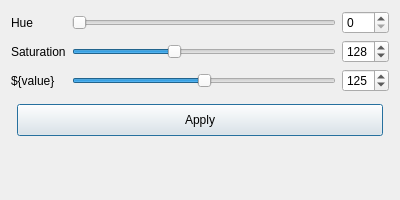
<?xml version="1.0" encoding="UTF-8"?>
<ui version="4.0">
 <class>ColorWindow</class>
 <widget class="QDialog" name="ColorWindow">
  <property name="geometry">
   <rect>
    <x>0</x>
    <y>0</y>
    <width>400</width>
    <height>200</height>
   </rect>
  </property>
  <property name="windowTitle">
   <string>Color Window</string>
  </property>
  <layout class="QVBoxLayout" name="verticalLayout_2">
   <item>
    <layout class="QVBoxLayout" name="verticalLayout">
     <item>
      <layout class="QGridLayout" name="gridLayout">
       <item row="1" column="0">
        <widget class="QLabel" name="ll_hue">
         <property name="text">
          <string>Hue</string>
         </property>
        </widget>
       </item>
       <item row="2" column="1">
        <widget class="QSlider" name="sld_saturation">
         <property name="minimum">
          <number>50</number>
         </property>
         <property name="maximum">
          <number>255</number>
         </property>
         <property name="singleStep">
          <number>10</number>
         </property>
         <property name="pageStep">
          <number>20</number>
         </property>
         <property name="value">
          <number>128</number>
         </property>
         <property name="orientation">
          <enum>Qt::Horizontal</enum>
         </property>
        </widget>
       </item>
       <item row="1" column="1">
        <widget class="QSlider" name="sld_hue">
         <property name="maximum">
          <number>360</number>
         </property>
         <property name="singleStep">
          <number>10</number>
         </property>
         <property name="pageStep">
          <number>20</number>
         </property>
         <property name="orientation">
          <enum>Qt::Horizontal</enum>
         </property>
        </widget>
       </item>
       <item row="2" column="0">
        <widget class="QLabel" name="ll_saturation">
         <property name="text">
          <string>Saturation</string>
         </property>
        </widget>
       </item>
       <item row="3" column="0">
        <widget class="QLabel" name="ll_value_brightness">
         <property name="text">
          <string>${value}</string>
         </property>
        </widget>
       </item>
       <item row="3" column="1">
        <widget class="QSlider" name="sld_value_brightness">
         <property name="minimum">
          <number>50</number>
         </property>
         <property name="maximum">
          <number>200</number>
         </property>
         <property name="singleStep">
          <number>10</number>
         </property>
         <property name="pageStep">
          <number>20</number>
         </property>
         <property name="value">
          <number>125</number>
         </property>
         <property name="orientation">
          <enum>Qt::Horizontal</enum>
         </property>
        </widget>
       </item>
       <item row="1" column="2">
        <widget class="QSpinBox" name="sx_hue">
         <property name="maximum">
          <number>360</number>
         </property>
        </widget>
       </item>
       <item row="2" column="2">
        <widget class="QSpinBox" name="sx_saturation">
         <property name="minimum">
          <number>50</number>
         </property>
         <property name="maximum">
          <number>255</number>
         </property>
         <property name="value">
          <number>128</number>
         </property>
        </widget>
       </item>
       <item row="3" column="2">
        <widget class="QSpinBox" name="sx_value_brightness">
         <property name="minimum">
          <number>50</number>
         </property>
         <property name="maximum">
          <number>200</number>
         </property>
         <property name="value">
          <number>125</number>
         </property>
        </widget>
       </item>
      </layout>
     </item>
     <item>
      <widget class="QPushButton" name="btn_apply">
       <property name="styleSheet">
        <string notr="true">margin-top: 6px;
margin-right: 6px;
margin-left: 6px;
padding: 8px;</string>
       </property>
       <property name="text">
        <string>Apply</string>
       </property>
      </widget>
     </item>
     <item>
      <spacer name="verticalSpacer">
       <property name="orientation">
        <enum>Qt::Vertical</enum>
       </property>
       <property name="sizeHint" stdset="0">
        <size>
         <width>20</width>
         <height>40</height>
        </size>
       </property>
      </spacer>
     </item>
    </layout>
   </item>
  </layout>
 </widget>
 <resources/>
 <connections/>
</ui>
